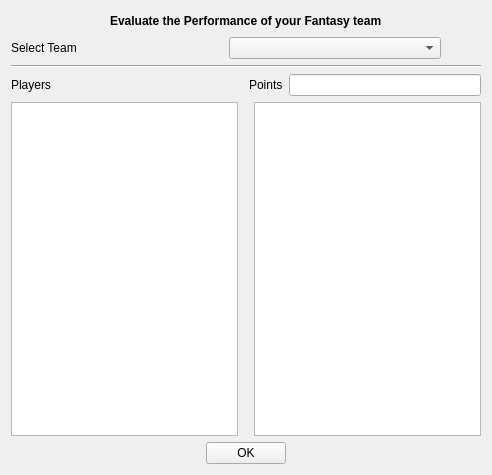
<?xml version="1.0" encoding="UTF-8"?>
<ui version="4.0">
 <class>Form</class>
 <widget class="QWidget" name="Form">
  <property name="geometry">
   <rect>
    <x>0</x>
    <y>0</y>
    <width>492</width>
    <height>475</height>
   </rect>
  </property>
  <property name="windowTitle">
   <string>Form</string>
  </property>
  <layout class="QVBoxLayout" name="verticalLayout">
   <item>
    <layout class="QHBoxLayout" name="horizontalLayout_4">
     <item>
      <spacer name="horizontalSpacer_5">
       <property name="orientation">
        <enum>Qt::Horizontal</enum>
       </property>
       <property name="sizeHint" stdset="0">
        <size>
         <width>40</width>
         <height>20</height>
        </size>
       </property>
      </spacer>
     </item>
     <item>
      <widget class="QLabel" name="label">
       <property name="font">
        <font>
         <pointsize>9</pointsize>
         <weight>75</weight>
         <bold>true</bold>
        </font>
       </property>
       <property name="text">
        <string>Evaluate the Performance of your Fantasy team</string>
       </property>
      </widget>
     </item>
     <item>
      <spacer name="horizontalSpacer_4">
       <property name="orientation">
        <enum>Qt::Horizontal</enum>
       </property>
       <property name="sizeHint" stdset="0">
        <size>
         <width>40</width>
         <height>20</height>
        </size>
       </property>
      </spacer>
     </item>
    </layout>
   </item>
   <item>
    <layout class="QHBoxLayout" name="horizontalLayout">
     <item>
      <widget class="QLabel" name="label_4">
       <property name="text">
        <string>Select Team</string>
       </property>
      </widget>
     </item>
     <item>
      <widget class="QComboBox" name="comboBox"/>
     </item>
     <item>
      <spacer name="horizontalSpacer">
       <property name="orientation">
        <enum>Qt::Horizontal</enum>
       </property>
       <property name="sizeType">
        <enum>QSizePolicy::Minimum</enum>
       </property>
       <property name="sizeHint" stdset="0">
        <size>
         <width>40</width>
         <height>20</height>
        </size>
       </property>
      </spacer>
     </item>
    </layout>
   </item>
   <item>
    <widget class="Line" name="line">
     <property name="orientation">
      <enum>Qt::Horizontal</enum>
     </property>
    </widget>
   </item>
   <item>
    <layout class="QHBoxLayout" name="horizontalLayout_2">
     <item>
      <widget class="QLabel" name="label_3">
       <property name="text">
        <string>Players</string>
       </property>
      </widget>
     </item>
     <item>
      <spacer name="horizontalSpacer_2">
       <property name="orientation">
        <enum>Qt::Horizontal</enum>
       </property>
       <property name="sizeHint" stdset="0">
        <size>
         <width>40</width>
         <height>20</height>
        </size>
       </property>
      </spacer>
     </item>
     <item>
      <widget class="QLabel" name="label_2">
       <property name="text">
        <string>Points</string>
       </property>
      </widget>
     </item>
     <item>
      <widget class="QLineEdit" name="lineEdit"/>
     </item>
    </layout>
   </item>
   <item>
    <layout class="QHBoxLayout" name="horizontalLayout_3">
     <item>
      <widget class="QListWidget" name="listWidget_2"/>
     </item>
     <item>
      <spacer name="horizontalSpacer_3">
       <property name="orientation">
        <enum>Qt::Horizontal</enum>
       </property>
       <property name="sizeHint" stdset="0">
        <size>
         <width>40</width>
         <height>20</height>
        </size>
       </property>
      </spacer>
     </item>
     <item>
      <widget class="QListWidget" name="listWidget"/>
     </item>
    </layout>
   </item>
   <item>
    <layout class="QHBoxLayout" name="horizontalLayout_5">
     <item>
      <spacer name="horizontalSpacer_7">
       <property name="orientation">
        <enum>Qt::Horizontal</enum>
       </property>
       <property name="sizeHint" stdset="0">
        <size>
         <width>40</width>
         <height>20</height>
        </size>
       </property>
      </spacer>
     </item>
     <item>
      <widget class="QPushButton" name="pushButton">
       <property name="text">
        <string>OK</string>
       </property>
      </widget>
     </item>
     <item>
      <spacer name="horizontalSpacer_6">
       <property name="orientation">
        <enum>Qt::Horizontal</enum>
       </property>
       <property name="sizeHint" stdset="0">
        <size>
         <width>40</width>
         <height>20</height>
        </size>
       </property>
      </spacer>
     </item>
    </layout>
   </item>
  </layout>
 </widget>
 <resources/>
 <connections/>
</ui>
